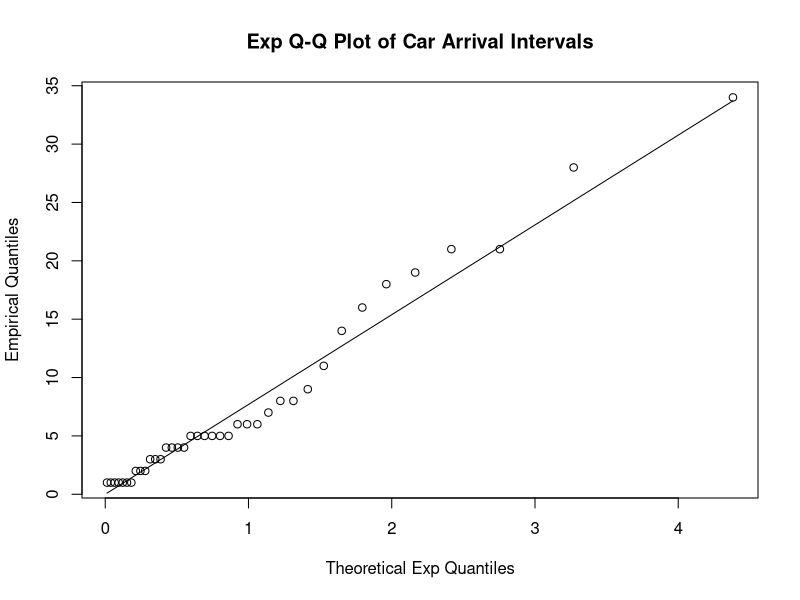
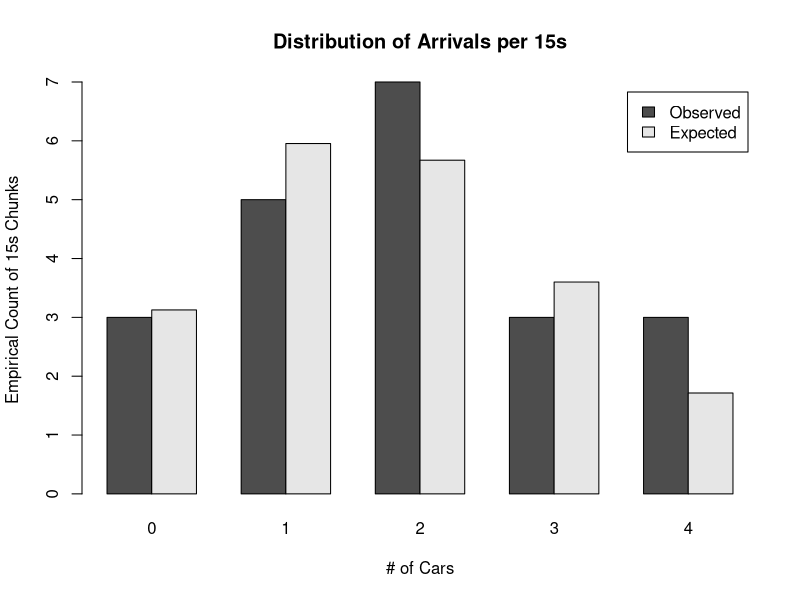
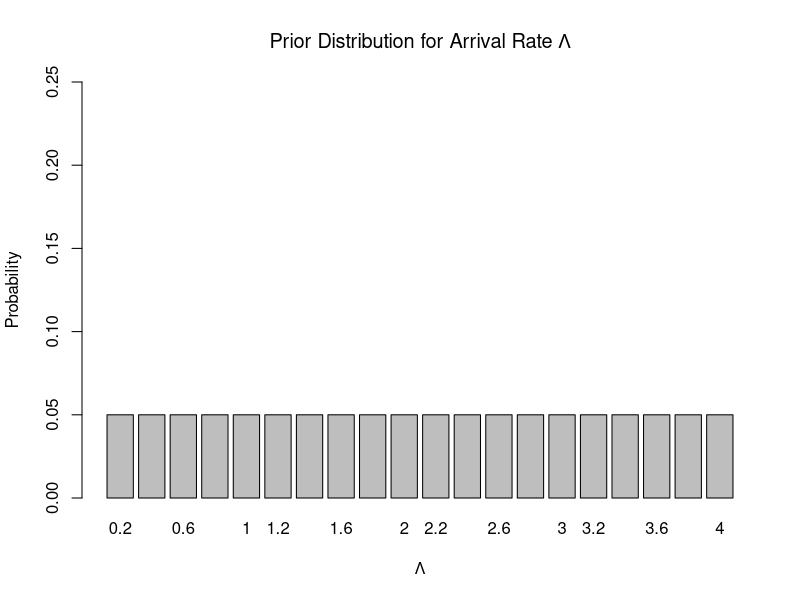
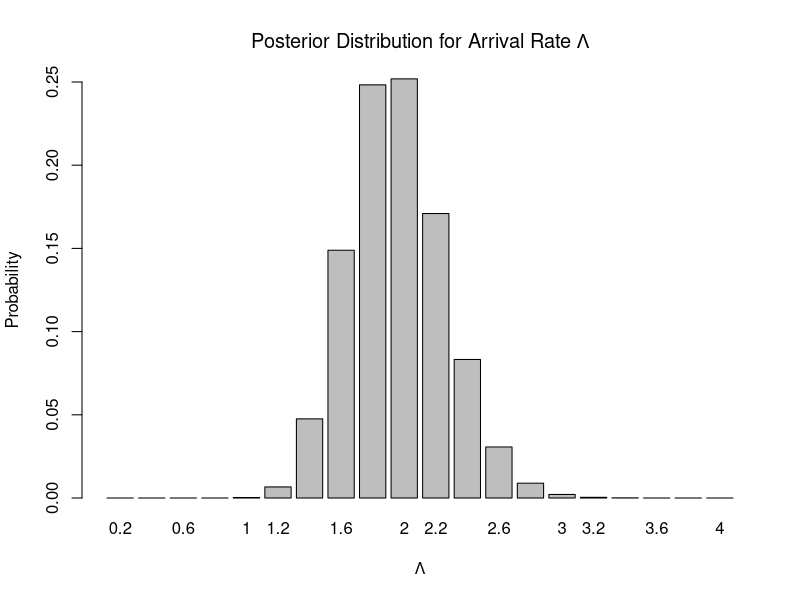

R code for these plots, in order:
## csi674hw3p2

## DATA
x<-c(12, 2, 6, 2, 19, 5, 34, 4, 1, 4, 8, 7, 1, 21, 6, 11, 8, 28, 6, 4, 5, 1, 18, 9, 5, 1, 21, 1, 1, 5, 3, 14, 5, 3, 4, 5, 1, 3, 16, 2)
xcs <- cumsum(x)
xint <- diff(xcs)



## Exponential?
eq <- qexp(ppoints(length(x)))

qqplot(eq,xint,main="Exp Q-Q Plot of Car Arrival Intervals",xlab="Theoretical Exp Quantiles",ylab="Empirical Quantiles")
lines(eq,eq*mean(xint))

## Poisson?
freq15 <- ceiling(xcs/15)
xp15 <- tabulate(freq15)        # arrivals per 15s chunk
obs <- table(xp15)              # number of 15s chunks with 0,1,2,3,4 arrivals
xrate <- mean(xp15)             # estimated Poisson rate by 40 cars in 21 15s chunks
exp <- dpois(0:4,xrate)*21      # expected arrivals for Poisson distribution

obsexp <- rbind(obs,exp)
barplot(obsexp,main="Distribution of Arrivals per 15s", xlab="# of Cars", ylab="Empirical Count of 15s Chunks", beside=TRUE, legend=c("Observed","Expected"))

## Posterior Poisson
prior <- array(1/20,20)         # uniform .05 n=20
lambdas <- seq(from=.2, to=4, by=.2)

lik <- array(1,length(lambdas))
for (i in 1:length(xp15)) {
  lik <- lik*dpois(xp15[i],lambdas) }
  
post <- prior*lik
post <- post/sum(post)

barplot(prior,names=lambdas, ylab="Probability", xlab=expression(Lambda), main=expression(paste("Prior Distribution for Arrival Rate ",Lambda)), ylim=c(0,.25))
barplot(post, names=lambdas, ylab="Probability", xlab=expression(Lambda), main=expression(paste("Posterior Distribution for Arrival Rate ",Lambda)), ylim=c(0,.25))

meanpost <- sum(lambdas*post)                     # E(x) = sum[ x * P(x) ]      
meanprior <- sum(lambdas*prior) 

sdpost <- sqrt(sum(((lambdas-meanpost)^2)*post))  # SD(x) = sqrt{ sum[ (x-mu)^2 * P(x) ] }
sdprior <- sqrt(sum(((lambdas-meanprior)^2)*prior))
